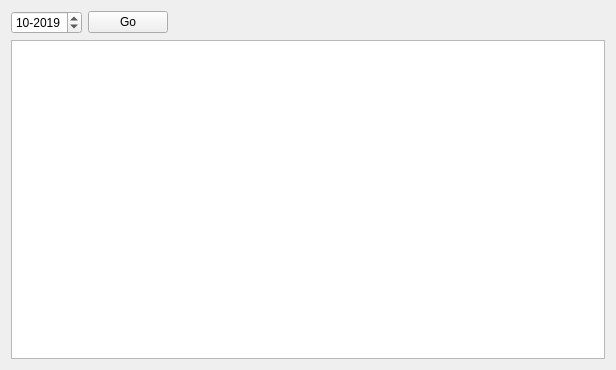
<?xml version="1.0" encoding="UTF-8"?>
<ui version="4.0">
 <class>MainWindow</class>
 <widget class="QMainWindow" name="MainWindow">
  <property name="geometry">
   <rect>
    <x>0</x>
    <y>0</y>
    <width>616</width>
    <height>370</height>
   </rect>
  </property>
  <property name="windowTitle">
   <string/>
  </property>
  <property name="iconSize">
   <size>
    <width>0</width>
    <height>0</height>
   </size>
  </property>
  <widget class="QWidget" name="centralWidget">
   <layout class="QVBoxLayout" name="verticalLayout">
    <item>
     <layout class="QHBoxLayout" name="horizontalLayout">
      <item>
       <widget class="QDateEdit" name="dateEdit">
        <property name="currentSection">
         <enum>QDateTimeEdit::MonthSection</enum>
        </property>
        <property name="displayFormat">
         <string>MM-yyyy</string>
        </property>
        <property name="date">
         <date>
          <year>2019</year>
          <month>10</month>
          <day>1</day>
         </date>
        </property>
       </widget>
      </item>
      <item>
       <widget class="QPushButton" name="pushButton">
        <property name="text">
         <string>Go</string>
        </property>
       </widget>
      </item>
      <item>
       <spacer name="horizontalSpacer">
        <property name="orientation">
         <enum>Qt::Horizontal</enum>
        </property>
        <property name="sizeHint" stdset="0">
         <size>
          <width>40</width>
          <height>20</height>
         </size>
        </property>
       </spacer>
      </item>
     </layout>
    </item>
    <item>
     <widget class="QTextEdit" name="textEdit"/>
    </item>
   </layout>
  </widget>
 </widget>
 <layoutdefault spacing="6" margin="11"/>
 <resources/>
 <connections/>
</ui>
